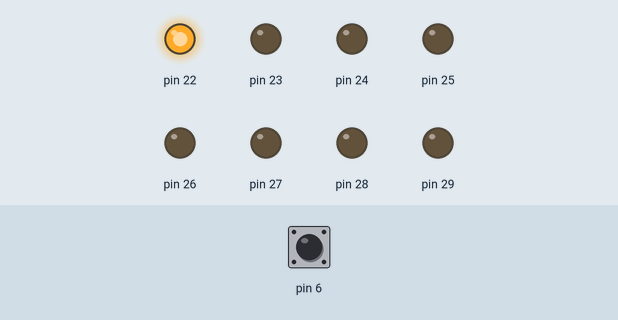
The sketch below on a simulated Arduino Mega 2560, built with avr-gcc and run on an emulated ATmega2560. Parts: output pins drawn as LEDs (lit = HIGH). The test bench sets the inputs (shaded band); at power-on: pin 6 HIGH.

Above: at 0.12 s.
At 0.87 s:
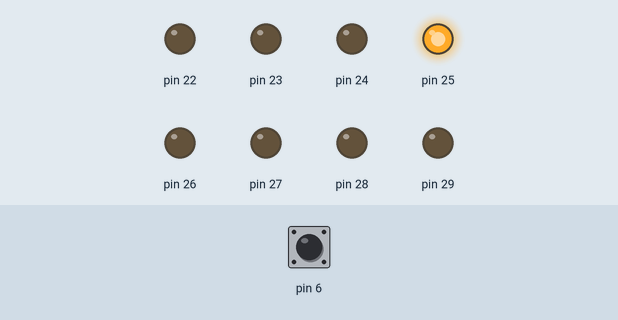
At 1.37 s:
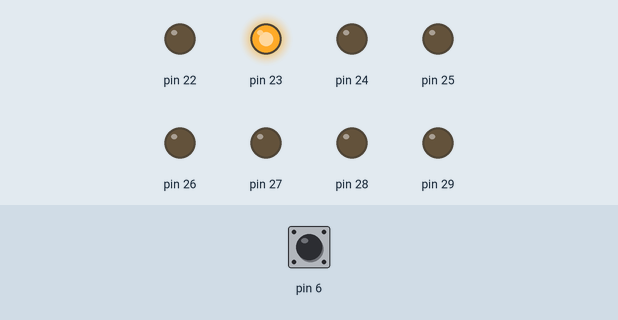
At 2.62 s:
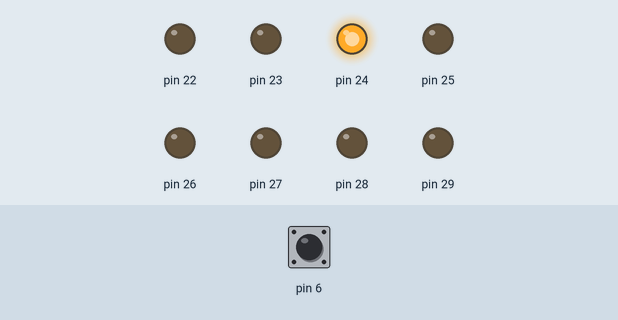
Timing chart, 0 to 3.0 s (numbered marks = the images above):
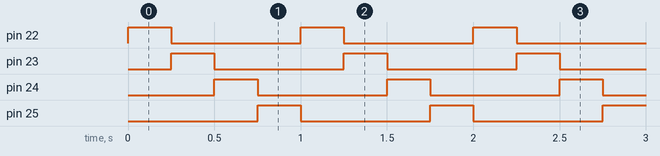

Measured:
- by itself, pin 22–25: alternates HIGH for 0.25 s and LOW for 0.75 s
- by itself, everything shown: repeats every 1.0 s, in 4 steps

The sketch:

stair.ino
```cpp
// Read status of buttons and display it on LEDs connected to
//PORTA
// Variables for reading the status of the buttons connected
//to the
// digital pins 4, 5, 6, 7
int b1;
int lastB1;
// variable for the LED status
unsigned char stat = (1<<3);
  int direction = 0;
void setup() {
  // configure digital pins as inputs
  pinMode(6, INPUT_PULLUP);
  // activate PORTA, as output,
  DDRA = 0b11111111;
}
void loop() {
  // read BTNs status
  b1 = digitalRead(6);

  if (b1 == 0) {
    direction = 1 - direction;
    delay(100);
  }

  if (direction == 1) {
    // up
    if (stat == 1) {
      stat = 16;
      // direction = 1 - direction;
    }
    stat = stat >> 1;

  } else {
    //down
    stat = stat << 1;
    if (stat == 16){
      // direction = 1 - direction;
      stat = 1;
    }
  }
  // Display status on the LEDs connected to port A
  PORTA = stat;
  // delay 50 ms
  delay(250);
}
```
